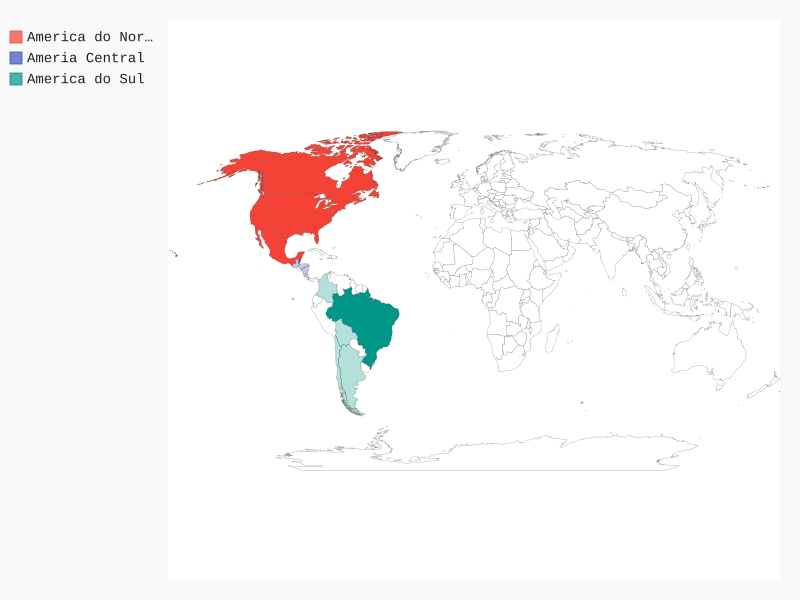

Source code (Python):
from pygal_maps_world.maps import World

py = World()
py.add("America do Norte", ["ca", "mx", "us"])
py.add("Ameria Central", {"bz": 100, "cr":1, "gt":1, "hn":1, "ni":2})
py.add("America do Sul", ["ar", ("br", 10002), "bo", "cl", "co"])
py.render_to_file("americas.svg")
